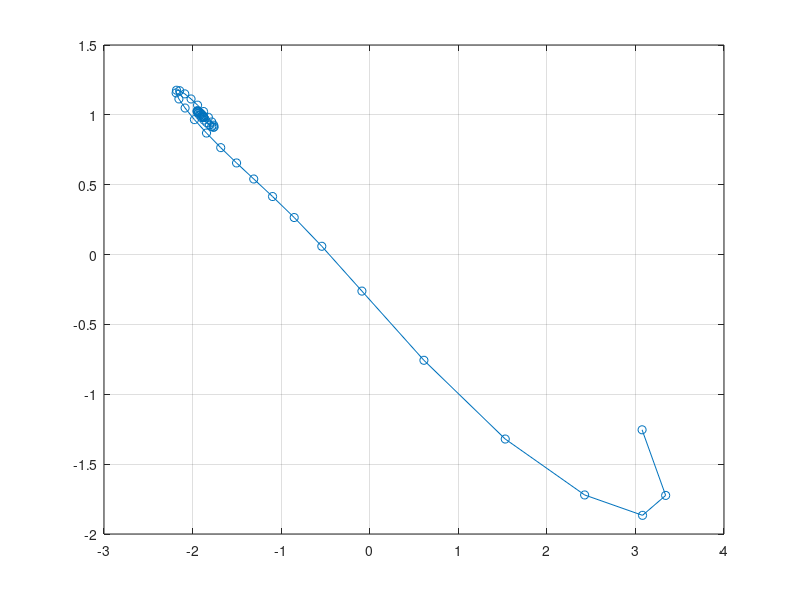
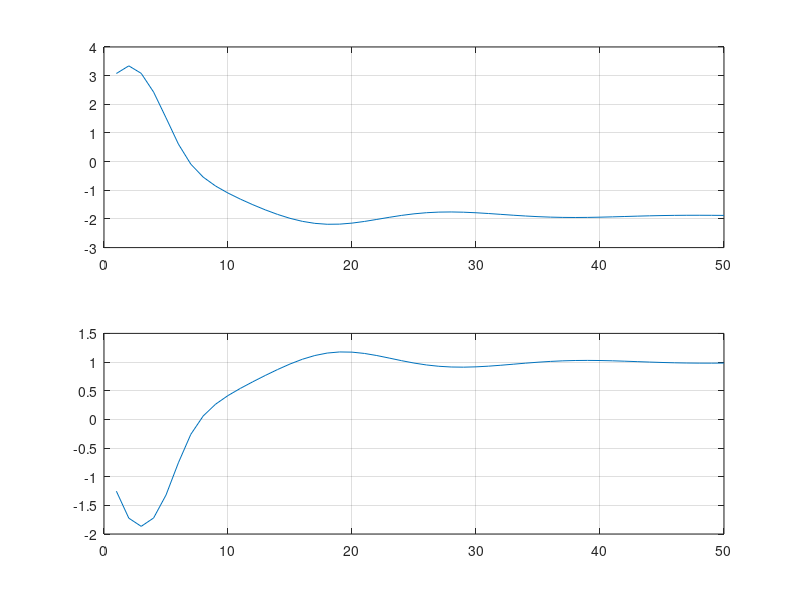

Write MATLAB code to recreate these figures, in order.
Nsim = 50; %simulation steps, change to whatever value
x = zeros(Nsim,2)'; %store states
u = zeros(Nsim-1,1)'; %store inputs
c = zeros(Nsim-1,2)'; %store varying (state, input dependent) params
x(:,1) = 2*randn(2,1); %initial state, randomized

A = [1 2;-2 1]; % model matrices
B = [0.5;1];
%K = -dlqr(A,B,eye(2),0.001);
K = -place(A,B,[0.9 0.8]'); %control policy to stabilized a LTI system

for i=1:Nsim-1
    
   u(i) = K*x(:,i); %policy is u_k=K*x_k
   c(:,i) = [0.1*sin(x(2,i));0.1*cos(x(1,i))]*u(i)*0.25; %c(x,u)
   x(:,i+1) = A*x(:,i)+B*u(i)+c(:,i); %x' = Ax + Bu + c(x,u), system model

    
end

figure(1);plot(x(1,:),x(2,:),'-o');hold all;grid on;
figure(2);
subplot(211);
plot(x(1,:));hold all;grid on;
subplot(212);
plot(x(2,:));hold all;grid on;